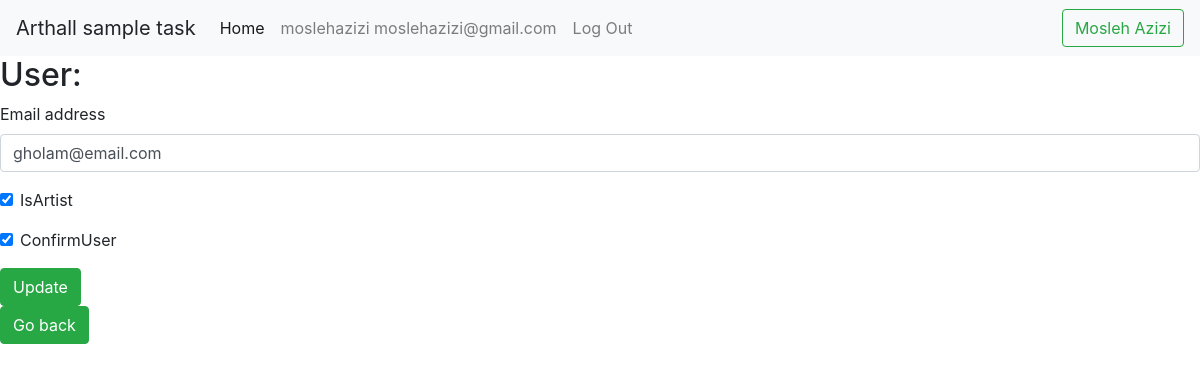
/user-update/3/update/ (signed in), run on an earlier commit of the app's database.
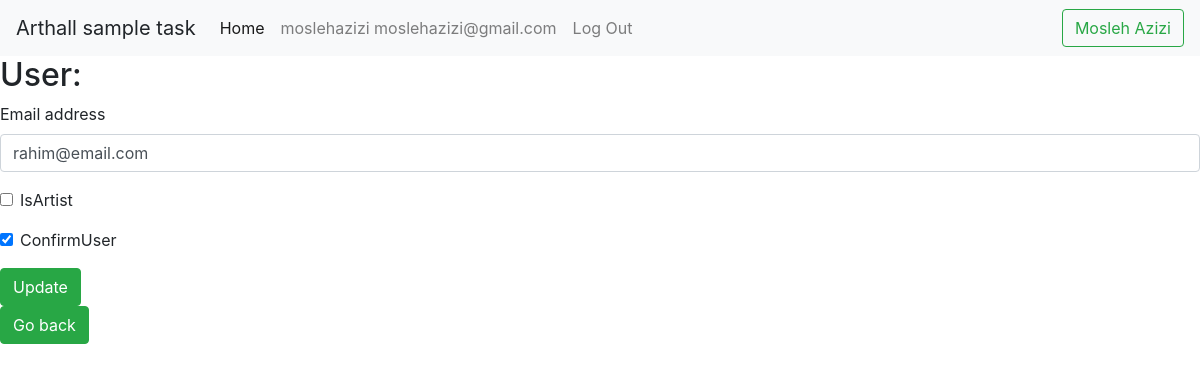
And on a later commit of the database.
### accounts/models.py (models this page shows, shortened)
class CustomUser(AbstractUser):
    phone_number = PhoneNumberField()
    IsArtist = models.BooleanField(default=True)
    ConfirmUser = models.BooleanField(default=False)

### pages/views.py (the view, shortened to what this page needs)
# urls.py: path('user-update/<int:pk>/update/', UserUpdateView.as_view(), name='user_update'),
class UserUpdateView(LoginRequiredMixin, UpdateView):
    model = CustomUser
    template_name = 'pages/user_update.html'
    fields = ('email', 'IsArtist', 'ConfirmUser',)

### templates/pages/user_update.html (shortened to what this page needs)
{% extends '_base.html' %}
{% load crispy_forms_tags %}
    {% block content %}
        <h2>User:</h2>
        <form method="post">
            {{ form|crispy }}
            <input type="submit" class="btn btn-success" value="Update"></br>
        </form>
        <a href="{{request.META.HTTP_REFERER}}" class='btn btn-success'>Go back</a>
    {% endblock content %}

What changed in the data, as far as the page shows it:
changed CustomUser: email "gholam@email.com" → "rahim@email.com"; IsArtist "☑" → "☐"
